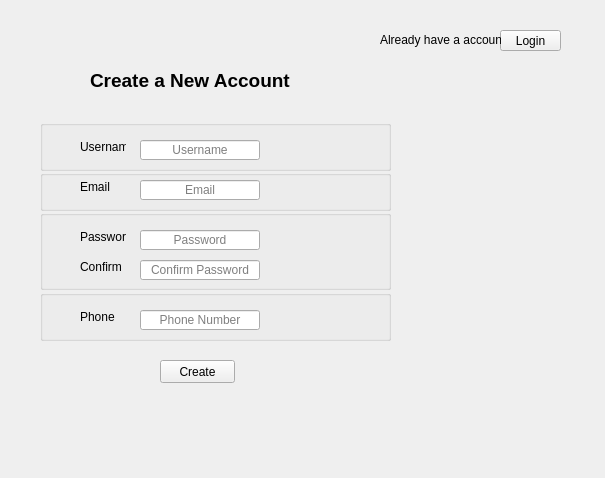
<?xml version="1.0" encoding="UTF-8"?>
<ui version="4.0">
 <class>NewAccount</class>
 <widget class="QWidget" name="NewAccount">
  <property name="geometry">
   <rect>
    <x>0</x>
    <y>0</y>
    <width>605</width>
    <height>478</height>
   </rect>
  </property>
  <property name="windowTitle">
   <string>Form</string>
  </property>
  <widget class="QGroupBox" name="groupBox_2">
   <property name="geometry">
    <rect>
     <x>40</x>
     <y>170</y>
     <width>351</width>
     <height>41</height>
    </rect>
   </property>
   <property name="title">
    <string/>
   </property>
   <widget class="QLineEdit" name="lineEdit_2">
    <property name="geometry">
     <rect>
      <x>100</x>
      <y>10</y>
      <width>120</width>
      <height>20</height>
     </rect>
    </property>
    <property name="alignment">
     <set>Qt::AlignCenter</set>
    </property>
    <property name="placeholderText">
     <string>Email</string>
    </property>
   </widget>
   <widget class="QLabel" name="label_2">
    <property name="geometry">
     <rect>
      <x>40</x>
      <y>10</y>
      <width>46</width>
      <height>13</height>
     </rect>
    </property>
    <property name="text">
     <string>Email</string>
    </property>
   </widget>
  </widget>
  <widget class="QPushButton" name="pushButton">
   <property name="geometry">
    <rect>
     <x>160</x>
     <y>360</y>
     <width>75</width>
     <height>23</height>
    </rect>
   </property>
   <property name="focusPolicy">
    <enum>Qt::NoFocus</enum>
   </property>
   <property name="text">
    <string>Create</string>
   </property>
  </widget>
  <widget class="QGroupBox" name="groupBox_3">
   <property name="geometry">
    <rect>
     <x>40</x>
     <y>210</y>
     <width>351</width>
     <height>80</height>
    </rect>
   </property>
   <property name="title">
    <string/>
   </property>
   <widget class="QLineEdit" name="lineEdit_3">
    <property name="geometry">
     <rect>
      <x>100</x>
      <y>20</y>
      <width>120</width>
      <height>20</height>
     </rect>
    </property>
    <property name="alignment">
     <set>Qt::AlignCenter</set>
    </property>
    <property name="placeholderText">
     <string>Password</string>
    </property>
   </widget>
   <widget class="QLineEdit" name="lineEdit_4">
    <property name="geometry">
     <rect>
      <x>100</x>
      <y>50</y>
      <width>120</width>
      <height>20</height>
     </rect>
    </property>
    <property name="alignment">
     <set>Qt::AlignCenter</set>
    </property>
    <property name="placeholderText">
     <string>Confirm Password</string>
    </property>
   </widget>
   <widget class="QLabel" name="label_3">
    <property name="geometry">
     <rect>
      <x>40</x>
      <y>20</y>
      <width>46</width>
      <height>13</height>
     </rect>
    </property>
    <property name="text">
     <string>Password</string>
    </property>
   </widget>
   <widget class="QLabel" name="label_4">
    <property name="geometry">
     <rect>
      <x>40</x>
      <y>50</y>
      <width>46</width>
      <height>13</height>
     </rect>
    </property>
    <property name="text">
     <string>Confirm</string>
    </property>
   </widget>
  </widget>
  <widget class="QPushButton" name="pushButton_2">
   <property name="geometry">
    <rect>
     <x>500</x>
     <y>30</y>
     <width>61</width>
     <height>21</height>
    </rect>
   </property>
   <property name="text">
    <string>Login</string>
   </property>
  </widget>
  <widget class="QLabel" name="label_7">
   <property name="geometry">
    <rect>
     <x>380</x>
     <y>30</y>
     <width>121</width>
     <height>20</height>
    </rect>
   </property>
   <property name="text">
    <string>Already have a account </string>
   </property>
  </widget>
  <widget class="QLabel" name="label_6">
   <property name="geometry">
    <rect>
     <x>90</x>
     <y>70</y>
     <width>231</width>
     <height>21</height>
    </rect>
   </property>
   <property name="font">
    <font>
     <pointsize>14</pointsize>
     <weight>75</weight>
     <bold>true</bold>
    </font>
   </property>
   <property name="text">
    <string>Create a New Account </string>
   </property>
  </widget>
  <widget class="QGroupBox" name="groupBox_4">
   <property name="geometry">
    <rect>
     <x>40</x>
     <y>290</y>
     <width>351</width>
     <height>51</height>
    </rect>
   </property>
   <property name="title">
    <string/>
   </property>
   <widget class="QLineEdit" name="lineEdit_5">
    <property name="geometry">
     <rect>
      <x>100</x>
      <y>20</y>
      <width>120</width>
      <height>20</height>
     </rect>
    </property>
    <property name="alignment">
     <set>Qt::AlignCenter</set>
    </property>
    <property name="placeholderText">
     <string>Phone Number</string>
    </property>
   </widget>
   <widget class="QLabel" name="label_5">
    <property name="geometry">
     <rect>
      <x>40</x>
      <y>20</y>
      <width>46</width>
      <height>13</height>
     </rect>
    </property>
    <property name="text">
     <string>Phone</string>
    </property>
   </widget>
  </widget>
  <widget class="QGroupBox" name="groupBox">
   <property name="geometry">
    <rect>
     <x>40</x>
     <y>120</y>
     <width>351</width>
     <height>51</height>
    </rect>
   </property>
   <property name="title">
    <string/>
   </property>
   <widget class="QLineEdit" name="lineEdit">
    <property name="geometry">
     <rect>
      <x>100</x>
      <y>20</y>
      <width>120</width>
      <height>20</height>
     </rect>
    </property>
    <property name="alignment">
     <set>Qt::AlignCenter</set>
    </property>
    <property name="placeholderText">
     <string>Username</string>
    </property>
   </widget>
   <widget class="QLabel" name="label">
    <property name="geometry">
     <rect>
      <x>40</x>
      <y>20</y>
      <width>46</width>
      <height>13</height>
     </rect>
    </property>
    <property name="text">
     <string>Username</string>
    </property>
   </widget>
  </widget>
 </widget>
 <resources/>
 <connections/>
</ui>
